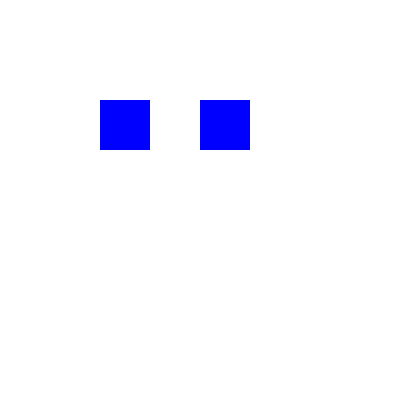
Frame 1 (no input)
Frame 60 (the mouse pressed at the canvas centre just before this capture): identical to frame 1, image omitted
Frame 120 (the mouse held since frame 60 and released just before this capture): identical to frame 1, image omitted

The Processing sketch that drew this single still picture (run headless with seeded random() and noise(); from frame 60 on, the mouse is pressed at the canvas centre):

// Processing sketch: blue_square_pde
// ── blue_square_pde.pde
void setup()
{
  size(400,400);
}

void draw()
{
  background(255,255,255);
  fill(0,0,255);
  noStroke();
  
  beginShape();
  vertex(100,100);
  vertex(100,150);
  vertex(150,150);
  vertex(150,100);
  endShape();
  
  
  rect(200,100,50,50);
  
}
